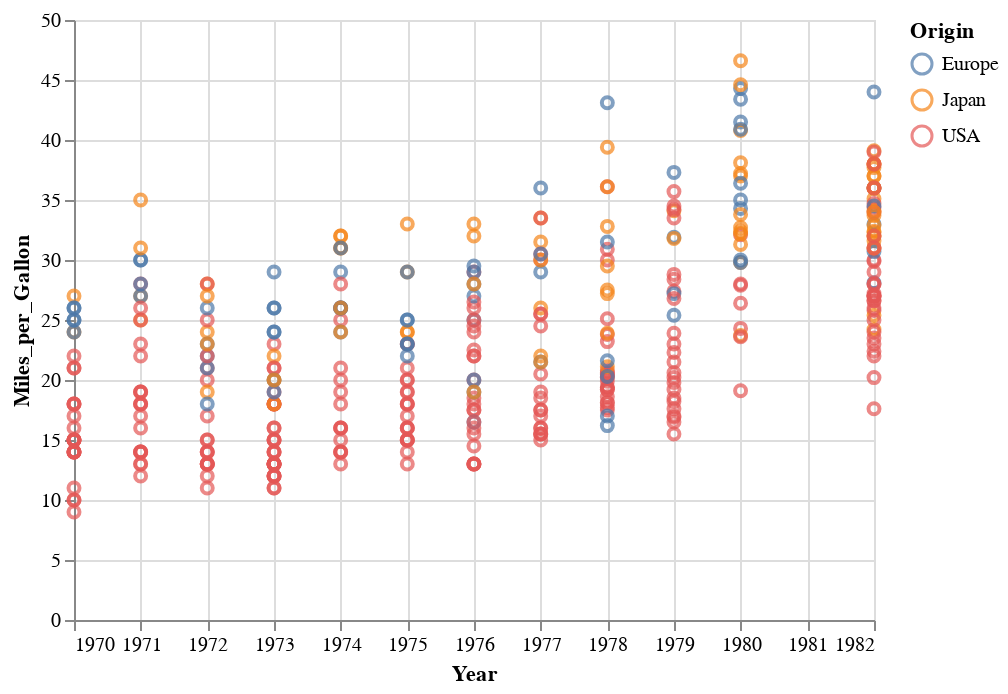

The code cell stored with this chart in its notebook:
### Markdown cell above
You can add as many encodings as you wish, with each encoding mapped to a column in the data.
For example, here we will color the points by *Origin*, and plot *Miles_per_gallon* vs *Year*:

### Code cell
alt.Chart(cars).mark_point().encode(
    x="Year",
    y="Miles_per_Gallon",
    color="Origin",
)

### Figure 1 — Vega-Lite specification as saved in the notebook (floating-point values rounded to 4 significant figures; data arrays with more than 128 entries replaced by an {"elided": "..."} marker saying what was removed)
{"config": {"view": {"continuousWidth": 400, "continuousHeight": 300}}, "data": {"name": "data-f02450ab61490a1363517a0190416235"}, "mark": "point", "encoding": {"color": {"field": "Origin", "type": "nominal"}, "x": {"field": "Year", "type": "temporal"}, "y": {"field": "Miles_per_Gallon", "type": "quantitative"}}, "$schema": "https://vega.github.io/schema/vega-lite/v4.17.0.json", "datasets": {"data-f02450ab61490a1363517a0190416235": {"elided": "406 records"}}}
